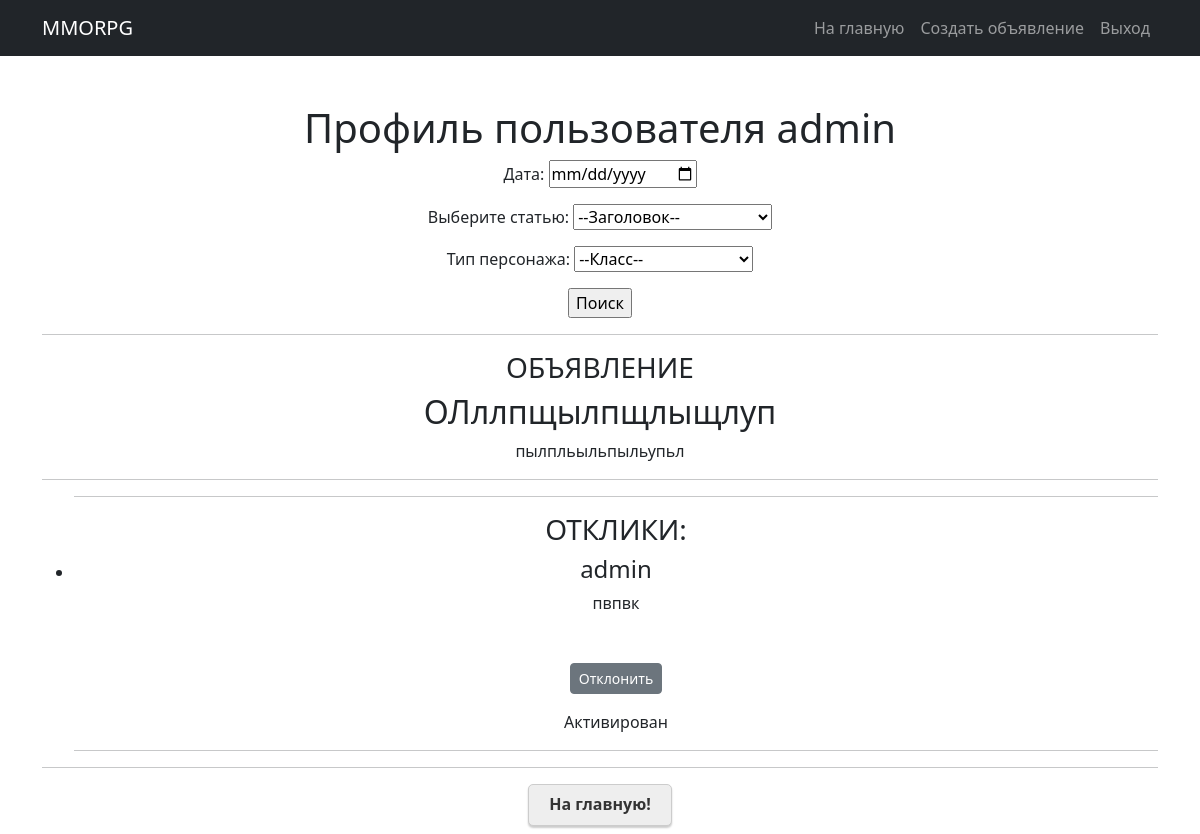
Before: /profile/ (signed in) with the older database file.
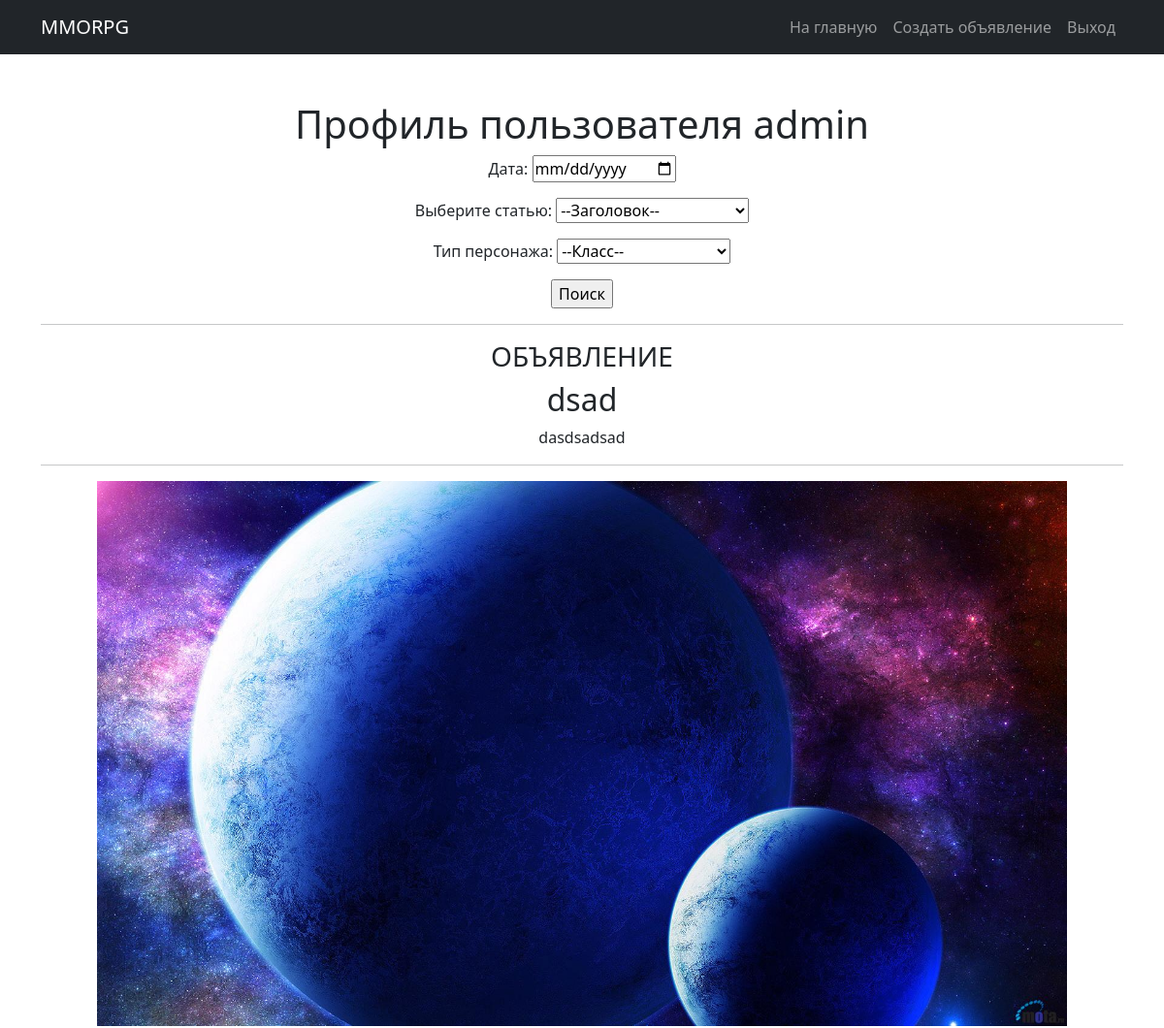
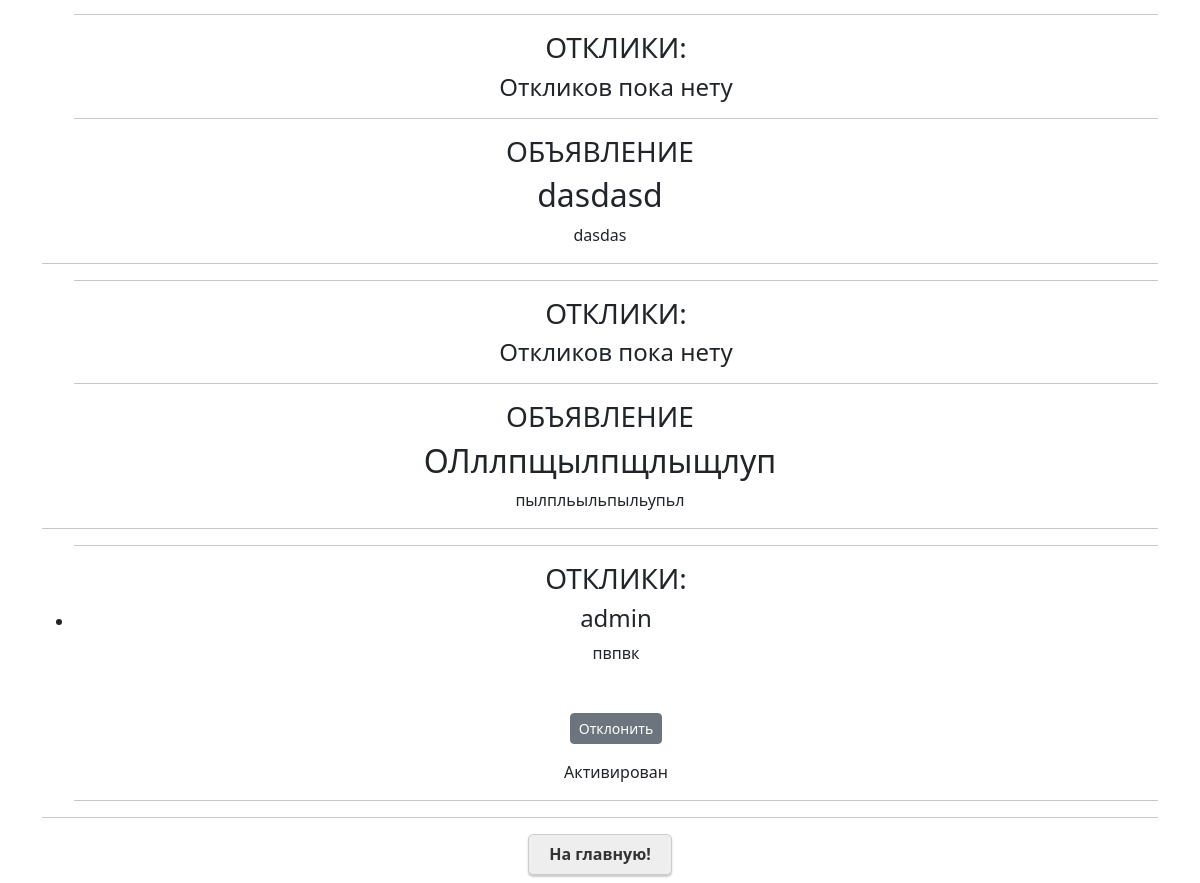
After: the same page with the newer database file (2 pictures, top to bottom).
### appmmo/models.py (models this page shows, shortened)
class Advertisement(models.Model):
    tank = 'TK'
    heal = 'HL'
    dd = 'DD'
    trader = 'TD'
    guild_masters = 'GM'
    quest_giver = 'KG'
    blacksmith = 'BS'
    the_tanner = 'TR'
    potions_master = 'PM'
    master_of_spells = 'SP'
    CATEGORY_CHOIESES = (
        (tank, ('Танки')),
        (heal, ('Хилы')),
        (dd, ('ДД')),
        (trader, ('Торговец')),
        (guild_masters, ('Гилдмастер')),
        (quest_giver, ('Квестгивер')),
        (blacksmith, ('Кузнец')),
        (the_tanner, ('Кожевник')),
        (potions_master, ('Зельевар')),
        (master_of_spells, ('Мастер заклинаний')),
    )
    author = models.ForeignKey(User, on_delete=models.CASCADE)
    heading = models.CharField(max_length=128, help_text=('Название объявления'))
    text = models.TextField(help_text=('Это текст объявления'))
    classType = models.CharField(max_length=2, choices=CATEGORY_CHOIESES, help_text=('Тип класса'))
    image = models.ImageField(max_length=255,  upload_to=user_directory_path, null=True, blank=True)
    dateCreation = models.DateTimeField(auto_now_add=True)
    def __str__(self):
        return f'{self.heading}'

class Responses(models.Model):
    advertisement = models.ForeignKey(Advertisement, related_name='responses', on_delete=models.CASCADE)
    user = models.ForeignKey(User, related_name='respuser', on_delete=models.CASCADE)
    text = models.TextField(help_text=('Поле отклика'))
    dateCreation = models.DateTimeField(auto_now_add=True)
    is_active = models.BooleanField(default=False)

### appmmo/views.py (the view)
# urls.py: path('profile/', ProfileView.as_view(), name='profile'),
class ProfileView(ListView):
    model = Advertisement
    template_name = 'Profile.html'
    context_object_name = 'profile'
    ordering = ['-dateCreation']
    def get_queryset(self):
        queryset = super().get_queryset()
        self.filterset = AdvFilter(self.request.GET, request=self.request,
                                   queryset=queryset.filter(author=self.request.user))
        return self.filterset.qs
    def get_context_data(self, **kwargs):
        context = super().get_context_data(**kwargs)
        context['filterset'] = self.filterset
        print(self.filterset)
        print(self.filterset.qs)
        return context

### appmmo/filters.py (called while the page is built)
def ourBranches(request):
    if request is None:
        return Advertisement.objects.none()
    author = request.user
    return Advertisement.objects.filter(author=author)

### templates/Profile.html (shortened to what this page needs)
{% extends 'flatpages/default.html' %}
{% block content %}
<h1>Профиль пользователя {{ request.user.username }}</h1>
  <form action="" method="get">
    {{ filterset.form.as_p }}
    <input type="submit" value="Поиск"/>
  </form>
  <hr>
{% for advertisement in profile %}
<h3>ОБЪЯВЛЕНИЕ</h3>
<h2>{{ advertisement.heading }}</h2>
<p>{{ advertisement.text }}</p>
<hr>
    {% if advertisement.image %}
<div class="image-container">
<img src="{{ advertisement.image.url }}">
</div>
    {%  endif %}
<ul>
    <hr>
    <h3>ОТКЛИКИ:</h3>
    {% if advertisement.responses.all %}
    {% for response in advertisement.responses.all %}
    <li><h4>{{ response.user }}</h4>
        {{ response.text }}
        <br>
        <br>
    </li>
    <br>
    {% if response.is_active %}
    {% if advertisement.author == request.user %}
    <p class="text-center"><a href="{% url 'response_deactive' pk=advertisement.id pk_res=response.id %}" class="btn btn-secondary btn-sm"> Отклонить </a></p>
     {% endif %}
    Активирован
    {% else %}
        {% if advertisement.author == request.user %}
    <p class="text-center"><a href="{% url 'response_active' pk=advertisement.id pk_res=response.id %}" class="btn btn-secondary btn-sm"> Принять </a></p>
        {% endif %}
    Не активирован
    {% endif %}
    {% endfor %}
    {% else %}
    <h4>Откликов пока нету</h4>
    {% endif %}
    <hr>
</ul>
{% endfor %}
<div class="bottom">
  <hr>
  <h6><a href="/" class="button">На главную!</a></h6>
</div>
{% endblock content %}

Changed rows visible on the page:
added Advertisement: heading "dsad", text "dasdsadsad", image (picture), shows "Откликов пока нету"
added Advertisement: heading "dasdasd", text "dasdas", shows "Откликов пока нету"
